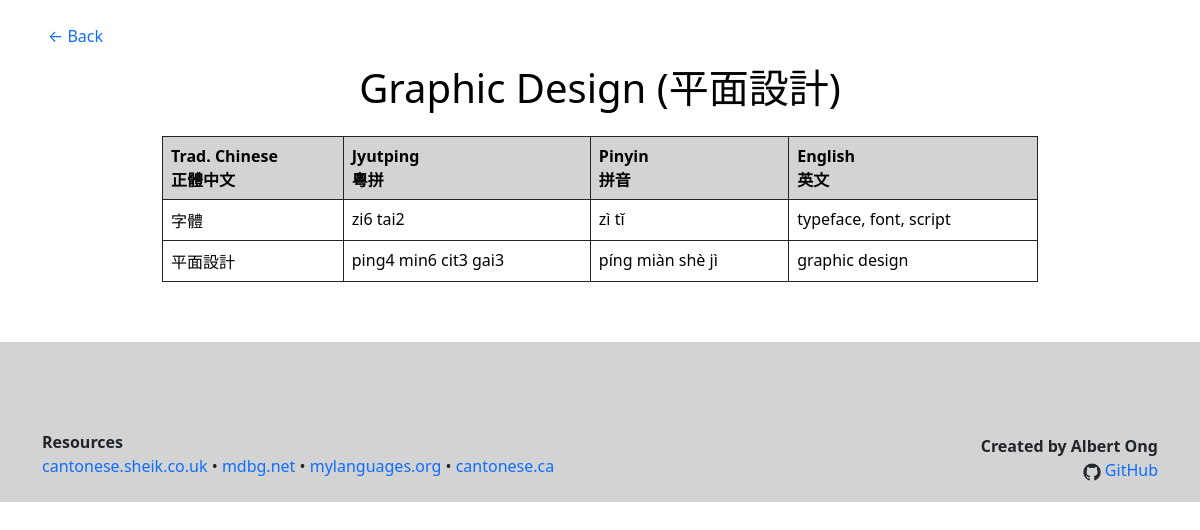
Before: /pages/category.php?name=Graphic Design&parent=Art&parent2=Nouns&chinese=平面設計 with the older database file.
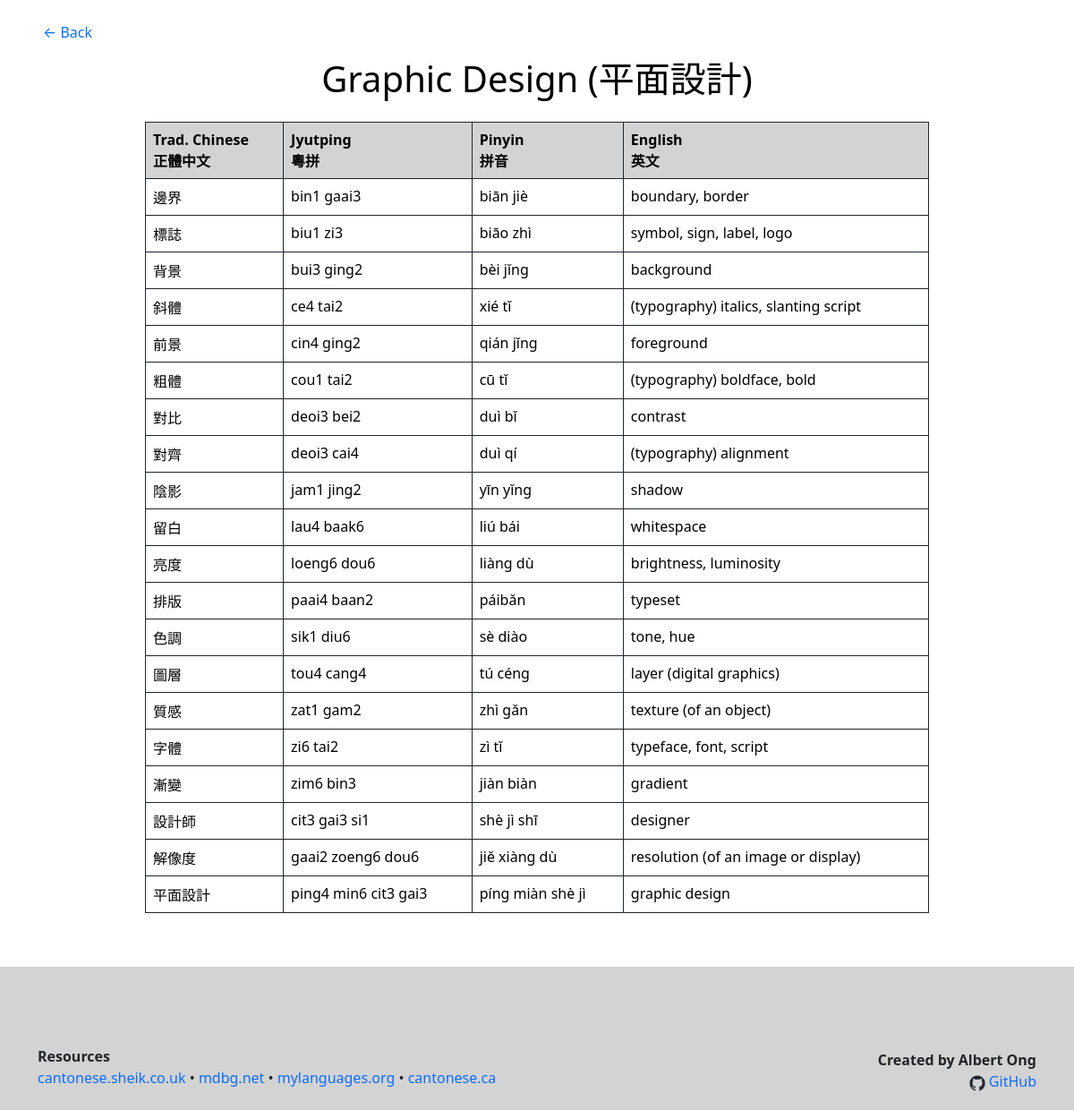
After: the same page with the newer database file.
### tables this page shows
CREATE TABLE "vocabulary" (
	"chinese"	TEXT NOT NULL,
	"chinese_variation"	TEXT,
	"jyutping"	TEXT NOT NULL,
	"pinyin"	TEXT NOT NULL,
	"english"	TEXT NOT NULL,
	"category"	TEXT NOT NULL,
	"subcategory"	TEXT,
	"subcategory2"	TEXT,
	"priority"	INTEGER,
	PRIMARY KEY("chinese","category","subcategory","subcategory2")
);

### pages/category.php (the view, shortened to what this page needs)
<html>
<head>
<link href="https://cdn.jsdelivr.net/npm/bootstrap@5.0.2/dist/css/bootstrap.min.css" rel="stylesheet">
<link rel="stylesheet" href="../assets/custom.css">
</head>
<body>
<div class="mx-5 mt-4">
  <a href="homepage.php">← Back</a>
</div>
<?php
$db = new SQLite3('../database/database.db');
$category_name = $_GET["name"];
$category_parent = $_GET["parent"];
$category_parent2 = $_GET["parent2"];
$category_chinese_name = $_GET["chinese"];
if ($category_parent == NULL AND $category_parent2 == NULL) {
  $category = "'$category_name'";
  $subcategory = "NULL";
  $subcategory2 = "NULL";
}
else if ($category_parent != NULL AND $category_parent2 == NULL){
  $category = "'$category_parent'";
  $subcategory = "'$category_name'";
  $subcategory2 = "NULL";
}
else if ($category_parent != NULL AND $category_parent2 != NULL) {
  $category = "'$category_parent2'";
  $subcategory = "'$category_parent'";
  $subcategory2 = "'$category_name'";
}
echo
"<div class='container mt-3 w-75'>
  <h1>$category_name ($category_chinese_name)</h1>
  <table class='table table-bordered border-dark text-black mt-4 mb-5'>
  <tr class='table-heading'>
    <th>Trad. Chinese<br>正體中文</th>
    <th>Jyutping<br>粵拼</th>
    <th>Pinyin<br>拼音 </th>
    <th>English<br>英文</th>
  </tr>";
if ($subcategory2 == "'States'") {
  $order = "priority ASC, english";
}
else {
  $order = "length(chinese), priority DESC, jyutping";
}
$query = "SELECT * FROM vocabulary
          WHERE category IS $category
          AND subcategory IS $subcategory
          AND subcategory2 IS $subcategory2
          ORDER BY $order";
$res = $db -> query($query);
while ($word = $res -> fetchArray()) {
  $chinese = $word[0];
  $chinese_variation = $word[1] != null ? "<br>" . $word[1] : null;
  $jyutping = $word[2];
  $pinyin = $word[3];
  $english = $word[4];
  echo "<tr>
          <td>$chinese$chinese_variation</td> <td>$jyutping</td> <td>$pinyin</td> <td>$english</td>
        </tr>";
}
echo "</table></div>";
?>
<nav class="navbar navbar-expand-lg navbar-light bg-lightgray h-20 d-flex align-items-end" style="margin-top: 5%;">
  <div class="container">
    <div class="navbar-collapse">
      <ul class="list-unstyled">
      <li><strong>Resources</strong></li>
      <li>
         <a target="_blank" href="http://www.cantonese.sheik.co.uk/">cantonese.sheik.co.uk</a>
       • <a target="_blank" href="https://www.mdbg.net/chinese/dictionary">mdbg.net</a>
       • <a target="_blank" href="http://mylanguages.org/learn_cantonese.php">mylanguages.org</a>
       • <a target="_blank" href="https://cantonese.ca/">cantonese.ca</a>
      </li>
      </ul>
      <div class="ms-auto mb-2 text-end">
        <strong>Created by Albert Ong</strong><br>
        <img src="../assets/github_icon.png" height="18px">
        <a class="ml-5" target="_blank" href="https://github.com/Albert-C-Ong/Cantonese-Vocabulary-Table">GitHub</a>
      </div>
    </div>
  </div>
</nav>
</body>
</html>

### assets/custom.css (style rules this page uses)
body { min-height: 100%; }
h1, h2, h3 { color: black; text-align: center; }
a { text-decoration: none; }
.bg-lightgray { background-color: lightgray; }
.h-20 { height: 20%; }
.table-heading { background-color: lightgray; }
.text-black { color: black; }

Changed rows visible on the page:
added vocabulary: chinese "邊界", jyutping "bin1 gaai3", pinyin "biān jiè", english "boundary, border"
added vocabulary: chinese "標誌", jyutping "biu1 zi3", pinyin "biāo zhì", english "symbol, sign, label, logo"
added vocabulary: chinese "背景", jyutping "bui3 ging2", pinyin "bèi jǐng", english "background"
added vocabulary: chinese "斜體", jyutping "ce4 tai2", pinyin "xié tǐ", english "(typography) italics, slanting script"
added vocabulary: chinese "前景", jyutping "cin4 ging2", pinyin "qián jǐng", english "foreground"
added vocabulary: chinese "粗體", jyutping "cou1 tai2", pinyin "cū tǐ", english "(typography) boldface, bold"
added vocabulary: chinese "對比", jyutping "deoi3 bei2", pinyin "duì bǐ", english "contrast"
added vocabulary: chinese "對齊", jyutping "deoi3 cai4", pinyin "duì qí", english "(typography) alignment"
added vocabulary: chinese "陰影", jyutping "jam1 jing2", pinyin "yīn yǐng", english "shadow"
added vocabulary: chinese "留白", jyutping "lau4 baak6", pinyin "liú bái", english "whitespace"
added vocabulary: chinese "亮度", jyutping "loeng6 dou6", pinyin "liàng dù", english "brightness, luminosity"
added vocabulary: chinese "排版", jyutping "paai4 baan2", pinyin "páibǎn", english "typeset"
added vocabulary: chinese "色調", jyutping "sik1 diu6", pinyin "sè diào", english "tone, hue"
added vocabulary: chinese "圖層", jyutping "tou4 cang4", pinyin "tú céng", english "layer (digital graphics)"
added vocabulary: chinese "質感", jyutping "zat1 gam2", pinyin "zhì gǎn", english "texture (of an object)"
added vocabulary: chinese "漸變", jyutping "zim6 bin3", pinyin "jiàn biàn", english "gradient"
added vocabulary: chinese "設計師", jyutping "cit3 gai3 si1", pinyin "shè jì shī", english "designer"
added vocabulary: chinese "解像度", jyutping "gaai2 zoeng6 dou6", pinyin "jiě xiàng dù", english "resolution (of an image or display)"
